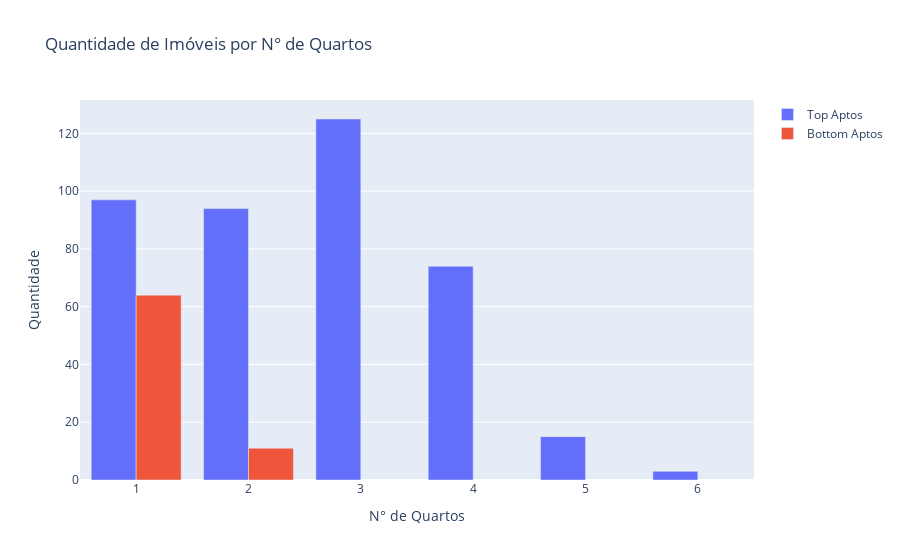

Source (notebook cell):
### Markdown cell above
Quantidade de imóveis por número de quartos:

### Code cell
top_aptos_bedrooms = top_aptos["bedrooms"].value_counts().reset_index()
top_aptos_bedrooms.columns = ["N° de Quartos", "Quantidade"]
top_aptos_bedrooms = top_aptos_bedrooms.sort_values(by="N° de Quartos", ascending=True)

bottom_aptos_bedrooms = bottom_aptos["bedrooms"].value_counts().reset_index()
bottom_aptos_bedrooms.columns = ["N° de Quartos", "Quantidade"]
bottom_aptos_bedrooms = bottom_aptos_bedrooms.sort_values(by="N° de Quartos", ascending=True)

fig = go.Figure()

fig.add_trace(go.Bar(
    x=top_aptos_bedrooms["N° de Quartos"],
    y=top_aptos_bedrooms["Quantidade"],
    name="Top Aptos"
))

fig.add_trace(go.Bar(
    x=bottom_aptos_bedrooms["N° de Quartos"],
    y=bottom_aptos_bedrooms["Quantidade"],
    name="Bottom Aptos"
))

fig.update_layout(
    title="Quantidade de Imóveis por N° de Quartos",
    xaxis_title="N° de Quartos",
    yaxis_title="Quantidade"
)

fig.write_image("../data/plotly-imgs/imoveis_numero_quartos.jpg")
fig.show()

### Figure 1 — Plotly figure (JSON) as saved in the notebook; plotly's stock layout.template omitted (floating-point values rounded to 4 significant figures)
{"data": [{"name": "Top Aptos", "type": "bar", "x": [1, 2, 3, 4, 5, 6], "y": [97, 94, 125, 74, 15, 3]}, {"name": "Bottom Aptos", "type": "bar", "x": [1, 2], "y": [64, 11]}], "layout": {"title": {"text": "Quantidade de Imóveis por N° de Quartos"}, "xaxis": {"title": {"text": "N° de Quartos"}}, "yaxis": {"title": {"text": "Quantidade"}}}}
